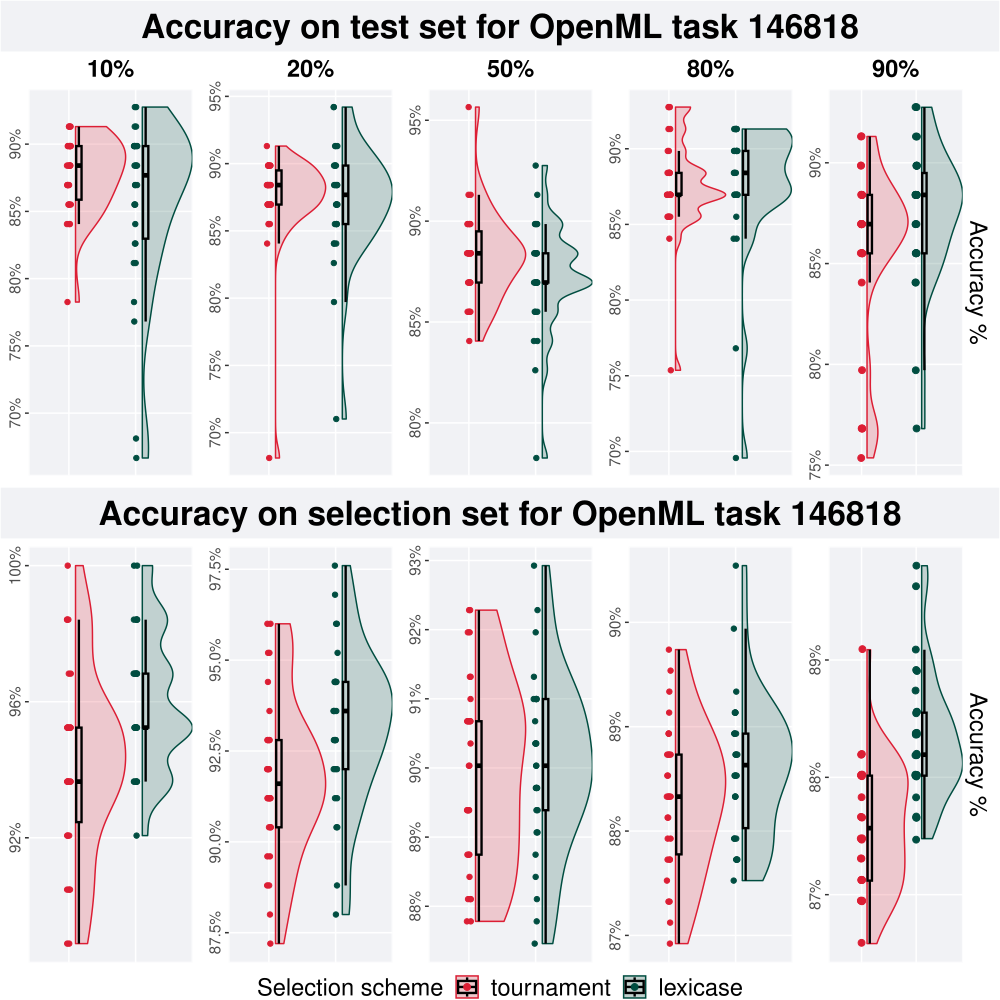

Recreate this plot in R.
# task 146818
task = 146818

# 10% split
test_10p = test_plot(task, '10%')
train_10p = train_plot(task, '10%')

# 20% split
test_20p = test_plot(task, '20%')
train_20p = train_plot(task, '20%')

# 50% split
test_50p = test_plot(task, '50%')
train_50p = train_plot(task, '50%')

# 80% split
test_80p = test_plot(task, '80%')
train_80p = train_plot(task, '80%')

# 90% split
test_90p = test_plot_last_col(task, '90%')
train_90p = train_plot_last_col(task, '90%')

# get legend
legend <- cowplot::get_legend(
  train_90p +
    guides(
      shape=guide_legend(nrow=1,title="Selection scheme"),
      color=guide_legend(nrow=1,title="Selection scheme"),
      fill=guide_legend(nrow=1,title="Selection scheme")
    ) +
    theme(
      legend.position = "top",
      legend.box="verticle",
      legend.justification="center"
    )
)

# make a single row plot
test_row <- test_row_p(test_10p, test_20p, test_50p, test_80p, test_90p)

train_row = train_row_p(train_10p, train_20p, train_50p, train_80p, train_90p)

plot = plot_grid(
  ggdraw() + draw_label("Accuracy on test set for OpenML task 146818", fontface='bold', size = 24) + p_theme,
  test_row,
  ggdraw() + draw_label("Accuracy on selection set for OpenML task 146818", fontface='bold', size = 24) + p_theme,
  train_row,
  legend,
  nrow = 5,
  rel_heights = c(0.12,1.0,0.12,1.0,0.06)
)

save_plot(
  paste(filename ="task-146818.pdf"),
  plot,
  base_width=10,
  base_height=10
)
